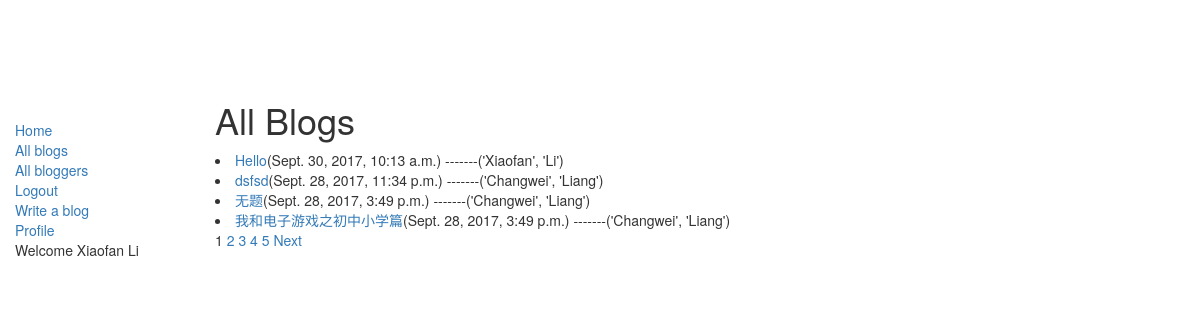
The page / (signed in) on the database its author committed.
### my_auth/models.py (models this page shows)
class User(models.AbstractUser):
    pass

### blog/models.py (models this page shows, shortened)
class MyPost(models.Model):
    author = models.ForeignKey(settings.AUTH_USER_MODEL, on_delete=models.CASCADE)
    title = models.CharField(max_length=100)
    content = models.TextField(blank=True)
    tags = models.CharField(max_length=20, null=True, blank=True)
    published_time = models.DateTimeField(default=timezone.now)
    created_time = models.DateTimeField(default=timezone.now)
    is_draft = models.BooleanField(default=False)
    class Meta:
        ordering = ['published_time']

### blog/views.py (the view)
# urls.py: url(r'^$', views.HomePage.as_view(), name='homepage'),
class HomePage(ListView):
    model = models.MyPost
    template_name = 'blog/homepage.html'
    paginate_by = 4
    context_object_name = 'blog_list'
    def get_queryset(self):
        return models.MyPost.objects.all().order_by('-published_time')
    def get_context_data(self, **kwargs):
        context = super(ListView, self).get_context_data(**kwargs)
        queryset = self.get_queryset()
        paginator, page, queryset, is_paginated = self.paginate_queryset(queryset, self.get_paginate_by(queryset))
        context = my_paginator_style(paginator, page, context, pages_num_2b_shown=5)
        return context

### blog/templatetags/blog_tag.py (called while the page is built)
@register.simple_tag
def real_name_or_username(blog):
    if blog.author.first_name and blog.author.last_name:
        return format_html('%s' % blog.author.first_name), format_html(blog.author.last_name)
    else:
        return blog.author.username

### blog/utils.py (called while the page is built, shortened)
def my_paginator_style(paginator, page, context, pages_num_2b_shown):
    context['multiple_page_series_to_show'] = 0
    return context

### blog/templates/blog/homepage.html (shortened to what this page needs)
{% extends 'blog/base.html' %}
{% load blog_tag %}
{% block content %}
<h1>All Blogs</h1>
{% if blog_list %}
    {% for blog in blog_list %}
        <li><a href="{% url 'blog:blog_detail' blog.id %}">{{ blog.title }}</a>({{ blog.published_time }})
            -------{% real_name_or_username blog %}</li>
    {% endfor %}
{% else %}
    <p>No blogs are found</p>
{% endif %}
{% if is_paginated %}
    {% if multiple_page_series_to_show %}
        {% if page_obj.has_previous %}
            <a href="?page={{ page_obj.previous_page_number }}">Previous</a>
        {% endif %}
        {% for i in page_number_to_be_show %}
            {% if page_obj.number == i %}
                {{ i }}
            {% else %}
                <a href="?page={{ page_number }}">{{ i }}</a>
            {% endif %}
        {% endfor %}
        {% if page_obj.has_next %}
            <a href="?page={{ page_obj.next_page_number }}">Next</a>
        {% endif %}
    {% else %}
        {% for page_number in paginator.page_range %}
            {% if page_obj.number == page_number %}
                {{ page_number }}
            {% else %}
                <a href="?page={{ page_number }}">{{ page_number }}</a>
            {% endif %}
        {% endfor %}
        {% if page_obj.has_next %}
            <a href="?page={{ page_obj.next_page_number }}">Next</a>
        {% endif %}
    {% endif %}
{% endif %}
{% endblock %}

### blog/templates/blog/base.html (shortened to what this page needs)
<!DOCTYPE html>
{% load blog_tag %}
<html lang="en">
<head>
  <link rel="stylesheet" href="https://maxcdn.bootstrapcdn.com/bootstrap/3.3.7/css/bootstrap.min.css">
  {% load static %}
  <link rel="stylesheet" href="{% static 'css/styles.css' %}">
</head>
<body>
  <div class="container-fluid">
    <div class="row">
      <div class="col-sm-2">
      {% block sidebar %}
      <ul class="sidebar-nav">
          <li><a href="{% url 'blog:homepage' %}">Home</a></li>
          <li><a href="">All blogs</a></li>
          <li><a href="">All bloggers</a></li>
          {% if user.is_authenticated %}
                <li><a href="{% url 'auth:logout' %}">Logout</a></li>
                <li><a href="{% url 'blog:create_blog' %}">Write a blog</a></li>
                <li><a href="">Profile</a></li>
          {% else %}
                <li><a href="{% url 'auth:login' %}">Login</a></li>
          {% endif %}
          <li>Welcome {{ user.first_name }} {{ user.last_name }}</li>
      </ul>
     {% endblock %}
      </div>
      <div class="col-sm-10 ">
      {% block content %}{% endblock %}
      </div>
    </div>
  </div>
</body>
</html>

### blog/static/css/styles.css (style rules this page uses)
.sidebar-nav { margin-top: 20px; padding: 0; list-style: none; }

### rows shown on the page
User: first_name "Xiaofan", last_name "Li"
MyPost: title "Hello", published_time "Sept. 30, 2017, 10:13 a.m.", author.last_name "('Xiaofan', 'Li')"
MyPost: title "dsfsd", published_time "Sept. 28, 2017, 11:34 p.m.", author.last_name "('Changwei', 'Liang')"
MyPost: title "无题", published_time "Sept. 28, 2017, 3:49 p.m.", author.last_name "('Changwei', 'Liang')"
MyPost: title "我和电子游戏之初中小学篇", published_time "Sept. 28, 2017, 3:49 p.m.", author.last_name "('Changwei', 'Liang')"

### other values the page prints
{{ page_number }} "1"
{{ page_number }} "2" "3" "4" "5"
